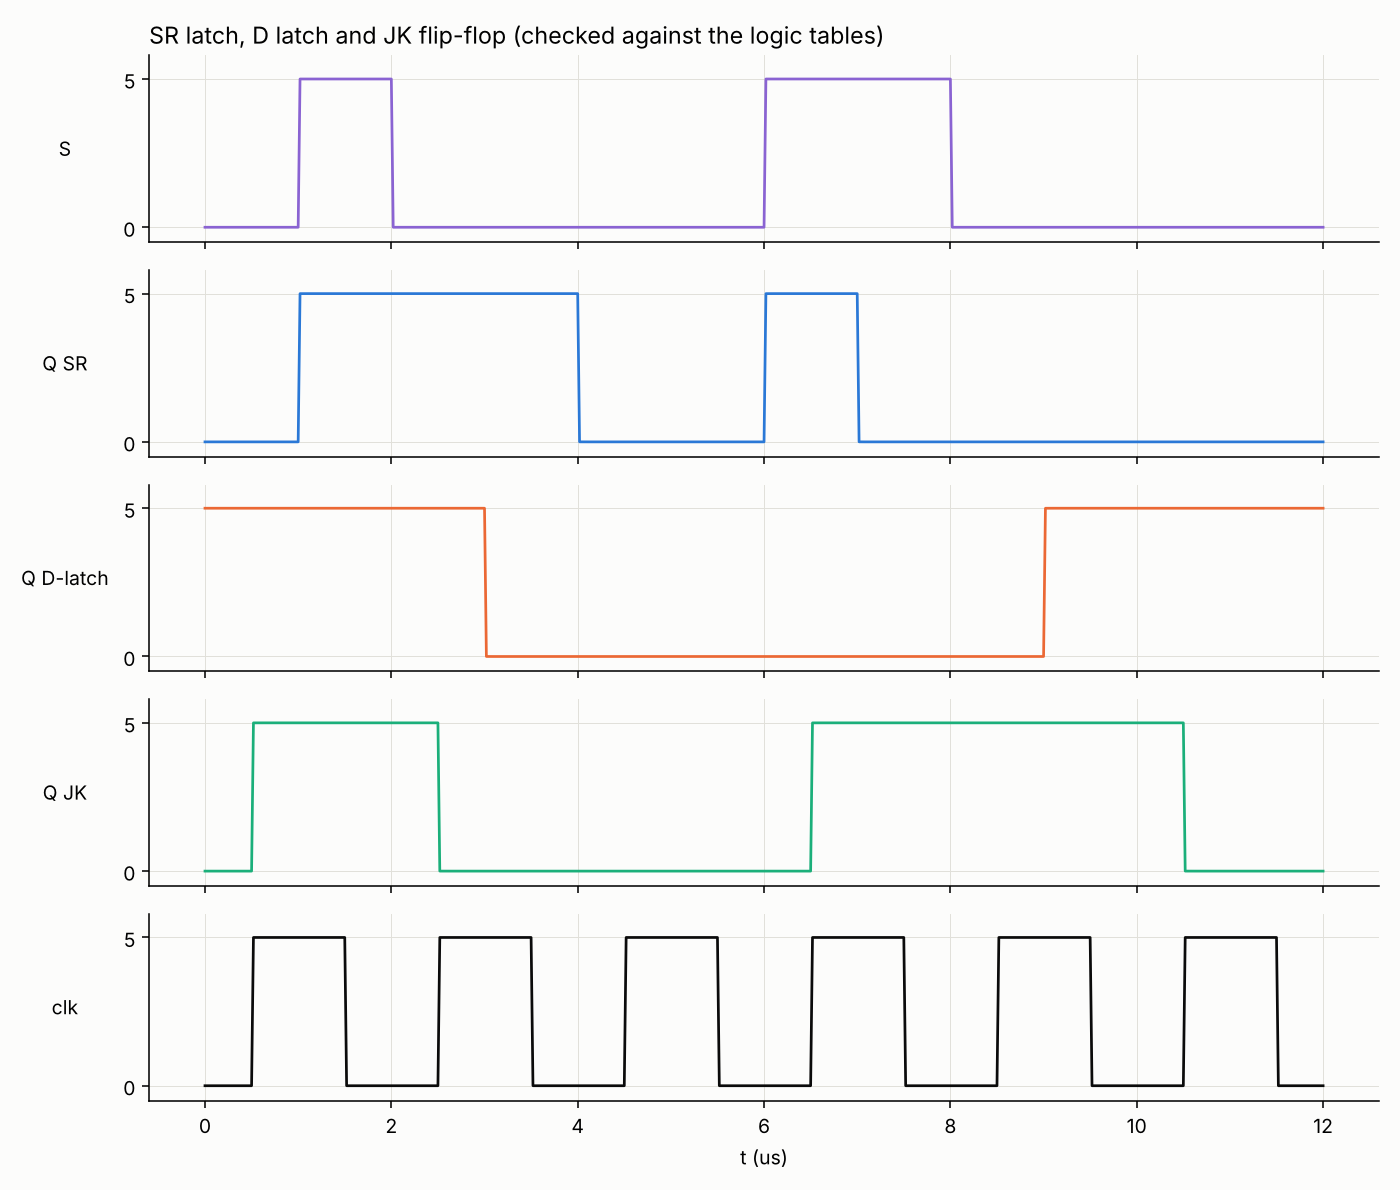

Python code for this plot:
# Latches, JK flip-flop and shift register driven by PWL patterns, each checked against a
# Python model of the same logic; a ring oscillator (3 inverters); and two models written
# here with dsignal buses (4-bit adder, byte nibble swap) fed by Counter models.
import numpy as np
import matplotlib; matplotlib.use("Agg")
import matplotlib.pyplot as plt
from pyams.lib import circuit, model, dsignal
from pyams.models import PWLVoltage, DigitalClock, SRLatch, DLatch, JKFF, DFF, ShiftRegister, NOT, Counter

class Adder4(model):
    """4-bit adder with carry out, Verilog style:  {C, S} = A + B   (dsignal buses)."""
    def __init__(self, a, b, s, cout):
        self.A = dsignal('in', a, width=4)
        self.B = dsignal('in', b, width=4)
        self.S = dsignal('out', s, width=4)             # truncated to 4 bits
        self.C = dsignal('out', cout)

    def digital(self):
        total = self.A + self.B                         # integer arithmetic on the two buses
        self.S <<= total
        self.C <<= total >> 4


class NibbleSwap(model):
    """Y = {A[3:0], A[7:4]}: bit slices of an 8-bit bus (slice [lo:hi) = bits lo .. hi-1)."""
    def __init__(self, a, y):
        self.A = dsignal('in', a, width=8)
        self.Y = dsignal('out', y, width=8)

    def digital(self):
        self.Y[0:4] <<= self.A[4:8]
        self.Y[4:8] <<= self.A[0:4]


def pattern(bits, T, vh=5.0, tr=2e-9):
    """PWL points of a bit pattern (one bit every T seconds, edges of tr)."""
    pts, cur = [(0.0, bits[0] * vh)], bits[0]
    for k, b in enumerate(bits[1:], 1):
        if b != cur:
            pts += [(k * T, cur * vh), (k * T + tr, b * vh)]
            cur = b
    pts.append((len(bits) * T, cur * vh))
    return pts

def level(t, v, tm):
    return int(np.interp(tm, t, v) > 2.5)

T = 1e-6
# ---------------------------------------------------------------- SR latch + D latch + JK flip-flop
S = PWLVoltage("s", "0", points=pattern([0, 1, 0, 0, 0, 0, 1, 1, 0, 0, 0, 0], T))
R = PWLVoltage("r", "0", points=pattern([0, 0, 0, 0, 1, 0, 0, 1, 0, 0, 0, 0], T))
D = PWLVoltage("d", "0", points=pattern([1, 1, 0, 0, 1, 1, 0, 0, 1, 1, 0, 0], T))
EN = PWLVoltage("en", "0", points=pattern([1, 0, 0, 1, 0, 0, 1, 0, 0, 1, 0, 0], T))
J = PWLVoltage("j", "0", points=pattern([1, 1, 1, 0, 0, 0, 1, 1, 1, 0, 0, 0], T))
K = PWLVoltage("k", "0", points=pattern([0, 0, 1, 1, 0, 0, 1, 0, 0, 1, 1, 0], T))
CK = DigitalClock("clk"); CK.setParams("Freq=500k Td=0.5u")           # rising edges at 0.5, 2.5, 4.5 ... us
sr = SRLatch("s", "r", "q_sr", "qn_sr")
dl = DLatch("d", "en", "q_dl", "qn_dl")
jk = JKFF("j", "k", "clk", "q_jk", "qn_jk")
c = circuit()
c.addElements({"S": S, "R": R, "D": D, "EN": EN, "J": J, "K": K, "CK": CK, "SR": sr, "DL": dl, "JK": jk})
c.setOutPuts("s", "r", "q_sr", "q_dl", "q_jk", "clk")
c.analysis(mode="tran", start=0, stop=12 * T, step=20e-9, adaptive=True, order=2, max_step=40e-9, lte=1e-3)
r1 = c.run(); t = np.array(r1["time"])

bad = {"SR": 0, "DL": 0, "JK": 0}
# reference models, step by step with the pattern lists
sbits = [0, 1, 0, 0, 0, 0, 1, 1, 0, 0, 0, 0]; rbits = [0, 0, 0, 0, 1, 0, 0, 1, 0, 0, 0, 0]
dbits = [1, 1, 0, 0, 1, 1, 0, 0, 1, 1, 0, 0]; ebits = [1, 0, 0, 1, 0, 0, 1, 0, 0, 1, 0, 0]
jbits = [1, 1, 1, 0, 0, 0, 1, 1, 1, 0, 0, 0]; kbits = [0, 0, 1, 1, 0, 0, 1, 0, 0, 1, 1, 0]
q_sr = q_dl = q_jk = 0
exp = {"SR": [], "DL": [], "JK": []}
for k in range(12):
    if sbits[k] and not rbits[k]: q_sr = 1
    elif rbits[k] and not sbits[k]: q_sr = 0
    elif sbits[k] and rbits[k]: q_sr = 0
    if ebits[k]: q_dl = dbits[k]
    exp["SR"].append(q_sr); exp["DL"].append(q_dl)
# JK: rising clock edges at 0.5 us + 2 us n; they see the pattern bits of that microsecond (bit 0, 2, 4 ...)
edges = [0.5 + 2 * n for n in range(6)]
q = 0; jk_at = {}
for e in edges:
    kidx = int(e)                                        # bit index of the microsecond that contains the edge
    j_, k_ = jbits[kidx], kbits[kidx]
    q = 1 - q if (j_ and k_) else 1 if j_ else 0 if k_ else q
    jk_at[e] = q
for k in range(12):
    tm = (k + 0.5) * T
    qe = 0
    for e in edges:
        if e < k + 0.8 - 0.05: qe = jk_at[e]            # edge happened more than 50 ns before the sample
    exp["JK"].append(qe)
    got = {"SR": level(t, r1["q_sr"], tm + 0.3 * T), "DL": level(t, r1["q_dl"], tm + 0.3 * T), "JK": level(t, r1["q_jk"], tm + 0.3 * T)}
    for n in got:
        bad[n] += got[n] != exp[n][k]
print("SR latch   : %d mismatches in 12 microseconds   expected %s" % (bad["SR"], exp["SR"]))
print("D latch    : %d mismatches                       expected %s" % (bad["DL"], exp["DL"]))
print("JK flip-flop: %d mismatches                      expected %s" % (bad["JK"], exp["JK"]))

# ---------------------------------------------------------------- 4-bit shift register
bits_in = [1, 0, 1, 1, 0, 0, 1, 0, 1, 1, 1, 0]
DIN = PWLVoltage("din", "0", points=pattern(bits_in, T))
CK2 = DigitalClock("ck2"); CK2.setParams("Freq=1MEG Td=0.5u Duty=0.5")  # rising edges at 0.5, 1.5, ... us
sh = ShiftRegister("din", "ck2", ["p0", "p1", "p2", "p3"])
c = circuit(); c.addElements({"DIN": DIN, "CK": CK2, "SH": sh}); c.setOutPuts("din", "ck2", "p0", "p1", "p2", "p3", "SH.Q")
c.analysis(mode="tran", start=0, stop=12 * T, step=20e-9, adaptive=True, order=2, max_step=40e-9, lte=1e-3)
r2 = c.run(); t2 = np.array(r2["time"])
val = 0; want = []
for k in range(12):                                      # edge k+0.5 us samples the bit of microsecond k
    val = ((val << 1) | bits_in[k]) & 15
    want.append(val)
got = [int(round(np.interp((k + 1.0) * T - 0.05 * T, t2, r2["SH.Q"]))) for k in range(12)]
pins = [sum(level(t2, r2["p%d" % i], (k + 1.0) * T - 0.05 * T) << i for i in range(4)) for k in range(12)]
print("shift register: SH.Q     %s" % got)
print("                expected   %s   (pins agree: %s)" % (want, pins == want))

# ---------------------------------------------------------------- ring oscillator
rings = [NOT("n1", "n2"), NOT("n2", "n3"), NOT("n3", "n1")]
c = circuit(); c.addElements({"I1": rings[0], "I2": rings[1], "I3": rings[2]}); c.setOutPuts("n1")
c.analysis(mode="tran", start=0, stop=1e-6, step=2e-9, adaptive=True, order=2, max_step=2e-9, lte=1e-3)
r3 = c.run(); t3 = np.array(r3["time"]); v3 = np.array(r3["n1"])
up = t3[1:][(v3[:-1] < 2.5) & (v3[1:] >= 2.5)]
per = np.diff(up)
td = 10e-9 + 1e-9 * np.log(1 / 0.3)                   # Tpd + time for the output to cross a threshold (Rout Cout = 1 ns)
print("ring oscillator (3 inverters, Tpd = 10 ns): %d periods, T = %.2f ns;  6 (Tpd + Rout Cout ln(1/0.3)) = %.2f ns" % (len(per), 1e9 * per[2:].mean(), 6e9 * td))

# ---------------------------------------------------------------- buses: adder and nibble swap
ckb = DigitalClock("ckb"); ckb.setParams("Freq=1MEG Td=0.5u")
ca = Counter("ckb", "a", width=4)                                  # counts up    : a[0..3]
cb = Counter("ckb", "b", width=4); cb.setParams("Down=1 Ic=3")     # counts down  : b[0..3]
add = Adder4("a", "b", "sum", "cy")
c8 = Counter("ckb", "w", width=8); c8.setParams("Ic=250")          # 250, 251, ... wraps at 256
sw = NibbleSwap("w", "sw")
c = circuit(); c.addElements({"CK": ckb, "CA": ca, "CB": cb, "AD": add, "C8": c8, "SW": sw})
c.setOutPuts("CA.Q", "CB.Q", "AD.S", "AD.C", "C8.Q", "SW.Y")
c.analysis(mode="tran", start=0, stop=12 * T, step=20e-9, adaptive=True, order=2, max_step=40e-9, lte=1e-3)
r4 = c.run(); t4 = np.array(r4["time"])
bad_add = bad_sw = 0
for k in range(1, 11):                                             # sample 0.4 us after rising edge k
    tm = (k + 0.4) * T + 0.1 * T
    a, b, sm, cy = [int(round(np.interp(tm, t4, r4[n]))) for n in ("CA.Q", "CB.Q", "AD.S", "AD.C")]
    w, y = [int(round(np.interp(tm, t4, r4[n]))) for n in ("C8.Q", "SW.Y")]
    bad_add += (a + b) != sm + 16 * cy
    bad_sw += y != ((w & 15) << 4 | (w >> 4))
print("4-bit adder on dsignal buses: %d mismatches in 10 samples (A + B = S + 16 C), e.g. %d + %d = %d carry %d" % (bad_add, a, b, sm, cy))
print("nibble swap with bit slices : %d mismatches in 10 samples, e.g. 0x%02X -> 0x%02X" % (bad_sw, w, y))

# ---------------------------------------------------------------- figure
fig, ax = plt.subplots(5, 1, figsize=(10, 8.5), sharex=True, facecolor="#fcfcfb")
for a, (n, cl) in zip(ax, [("s", "#8a63d2"), ("q_sr", "#2a78d6"), ("q_dl", "#eb6834"), ("q_jk", "#1baf7a"), ("clk", "#0b0b0b")]):
    a.plot(t * 1e6, r1[n], color=cl, lw=1.4); a.set_ylabel({"s": "S", "q_sr": "Q SR", "q_dl": "Q D-latch", "q_jk": "Q JK", "clk": "clk"}[n], rotation=0, labelpad=30, va="center")
    a.set_yticks([0, 5]); a.set_ylim(-.5, 5.8); a.set_facecolor("#fcfcfb"); a.grid(color="#e1e0d9", lw=.5)
    for s_ in ("top", "right"): a.spines[s_].set_visible(False)
ax[-1].set_xlabel("t (us)"); ax[0].set_title("SR latch, D latch and JK flip-flop (checked against the logic tables)", loc="left")
plt.tight_layout(); plt.savefig("digital_sequential.png", dpi=140)
